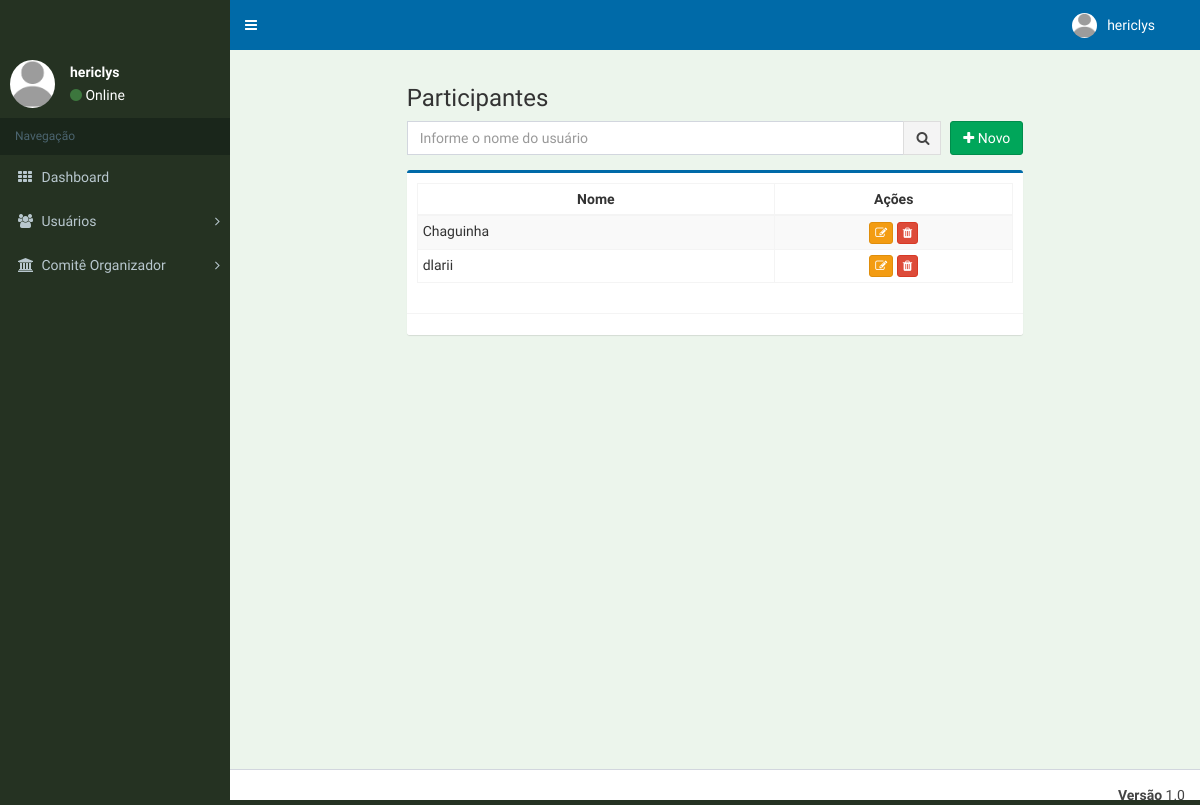
The app's page /accounts/participant/list/ (signed in) with its own data.
### accounts/models.py (models this page shows, shortened)
class AuditModel(models.Model):
    created_on = models.DateTimeField('Criado em', auto_now_add=True)
    updated_on = models.DateTimeField('Autalizado em', auto_now=True)
    class Meta:
        abstract = True

class User(AbstractBaseUser, PermissionsMixin, AuditModel):
    username = models.CharField(
        'Usuário', max_length=255, default=uuid.uuid4, unique=True, validators=[
            validators.RegexValidator(
                re.compile('^[\w.@+-]+$'),
                'Informe um nome de usuário válido. '
                'Este valor deve conter apenas letras, números '
                'e os caracteres: @/./+/-/_ .'
                , 'invalid'
            )
        ], help_text='Um nome curto que será usado para identificá-lo de forma única na plataforma'
    )
    name = models.CharField('Nome', max_length=100, blank=False, null=False)
    email = models.EmailField('E-mail',max_length=255,unique=True, blank=False, null=False)
    is_staff = models.BooleanField('Equipe', default=False)
    is_active = models.BooleanField('Ativo', default=True)
    is_superuser = models.BooleanField('Super-Usuário', default=False)
    date_joined = models.DateTimeField('Data de Entrada', auto_now_add=True)
    cpf = models.CharField('CPF', max_length=14, blank=True, null=True)
    MALE = 'M'
    FEMALE = 'F'
    SEX_CHOICES = ((MALE, 'Masculino'), (FEMALE, 'Feminino'),)
    sex = models.CharField('Sexo', max_length=1, choices=SEX_CHOICES, default=FEMALE)
    phone = models.CharField('Celular', max_length=16, blank=True, null=True)
    is_whatsapp = models.BooleanField('O celular é WhatsApp?', default=False)
    avatar = ThumbnailerImageField(
        upload_to="avatar",
        blank=True,
        resize_source=dict(size=(215, 215), crop=True)
    )
    objects = UserManager()
    EMAIL_FIELD = 'email'
    USERNAME_FIELD = 'username'
    REQUIRED_FIELDS = ['email']
    class Meta:
        verbose_name = 'Usuário'
        verbose_name_plural = 'Usuários'
        ordering = ['name']

### accounts/views.py (the view)
# urls.py: path('participant/list/', ListUser.as_view(), name='list_user'),
@method_decorator(login_required, name='dispatch')
class ListUser(ListView):
    model = User
    http_method_names = ['get']
    template_name = 'accounts/list.html'
    context_object_name = 'users'
    paginate_by = 25
    def get_queryset(self):
        if self.request.user.is_superuser:
            self.queryset = User.objects.filter(is_superuser=False)
        if self.request.GET.get('search_box', False):
            self.queryset=self.queryset.filter(name__icontains = self.request.GET['search_box'])
        return self.queryset
    def get_context_data(self, **kwargs):
        _super = super(ListUser, self)
        context = _super.get_context_data(**kwargs)
        adjacent_pages = 3
        page_number = context['page_obj'].number
        num_pages = context['paginator'].num_pages
        startPage = max(page_number - adjacent_pages, 1)
        if startPage <= 5:
            startPage = 1
        endPage = page_number + adjacent_pages + 1
        if endPage >= num_pages - 1:
            endPage = num_pages + 1
        page_numbers = [n for n in range(startPage, endPage) \
            if n > 0 and n <= num_pages]
        context.update({
        'page_numbers': page_numbers,
        'show_first': 1 not in page_numbers,
        'show_last': num_pages not in page_numbers,
            })
        return context

### core/templatetags/pagination.py (called while the page is built)
@register.inclusion_tag('pagination.html')
def pagination(request, paginator, page_obj, page_numbers, show_first, show_last):
    context = {}
    context['paginator'] = paginator
    context['request'] = request
    context['page_obj'] = page_obj
    context['page_numbers'] = page_numbers
    context['show_first'] = show_first
    context['show_last'] = show_last
    """
        var getvars
        copio as variaveis do GET

    """
    getvars = request.GET.copy()
    if 'page' in getvars:
        del getvars['page']
    if len(getvars) > 0:
        context['getvars'] = '&{0}'.format(getvars.urlencode())
    else:
        context['getvars'] = ''
    return context

### accounts/templates/accounts/list.html (shortened to what this page needs)
{% extends 'base.html' %}
{% load staticfiles %}
{% load pagination %}
{% block body %}
<section class="content-header">
	<div class="row">
    {% if request.resolver_match.url_name == 'list_user_admin' %}
		<h3 class="col-md-8 col-md-offset-2">Administradores</h3>
    {% else %}
		<h3 class="col-md-8 col-md-offset-2">Participantes</h3>
    {% endif %}
	</div>
	<div class="row">
		<div class="col-md-7 col-xs-9 col-sm-9 col-md-offset-2">
			<form class="form-horizontal" action="." method="get">
				<div class="input-group">
					<input id="search_box" name="search_box" type="text" placeholder="Informe o nome do usuário" class="form-control" autofocus="true" value="{{ request.GET.search_box }}">
					<span class="input-group-btn">
						<button type="submit" class="btn btn-default form-control" title="Clique para realizar a pesquisar">
							<i class="fa fa-search" aria-hidden="true"></i>
						</button>
					</span>
				</div>
			</form>
		</div>
		<div class="col-md-1 col-xs-3 col-sm-3">
			{% if request.resolver_match.url_name == 'list_user_admin' %}
				<a class="btn btn-success pull-right " href="{% url 'accounts:add_user_admin' %}">
					<i class="fa fa-plus" aria-hidden="true"></i>
					Novo
				</a>
			{% else %}
				<a class="btn btn-success pull-right " href="{% url 'accounts:add_user' %}">
					<i class="fa fa-plus" aria-hidden="true"></i>
					Novo
				</a>
			{% endif %}
		</div>
	</div>
</section>
<div id="listItems" class="content">
	<div class="row">
		<div class="col-md-8 col-md-offset-2">
			<div class="box box-primary">
				<div class="box-body">
					{% if object_list.count > 0 %}
					<div class="table-responsive">
						<table class="table table-hover table-condensed table-bordered table-striped">
							<thead>
								<tr class="text-center">
									<th class="text-center" width="30%">Nome</th>
									<th class="text-center" width="20%">Ações</th>
								</tr>
							</thead>
							<tbody>
								{% for user in object_list %}
								<tr>
									<td>{{ user.name }}</td>
									<td class="text-center">
											<a class="btn btn-warning btn-xs" title="Editar" href="{% url 'accounts:edit_user' user.id %}">
												<i class="fa fa-edit" aria-hidden="true"></i>
											</a>
											<a href="#" class="btn btn-danger btn-xs deleteItem" title="Remover" data-toggle="modal" data-id="{{ user.id }}" >
												<i class="fa fa-trash" aria-hidden="true"></i>
											</a>
									</td>
								</tr>
								{% endfor %}
							</tbody>
						</table>
					</div>
					{% else %}
					<div class="cent">
						<h4>
							<b>Nenhum usuário encontrado.</b>
						</h4>
					</div>
					{% endif %}
				</div>
				<div class="box-footer clearfix">
						{% pagination request paginator page_obj page_numbers show_first show_last %}
				</div>
			</div>
		</div>
	</div>
</div>
{% endblock %}

### core/templates/base.html (shortened to what this page needs)
{% load staticfiles %}
<!DOCTYPE html>
<html lang="pt-br">
<head>
	<link rel="stylesheet" href="{% static 'css/bootstrap.min.css' %}">
	<link rel="stylesheet" href="{% static 'css/font-awesome.min.css' %}">
	<link rel="stylesheet" href="{% static 'css/AdminLTE.min.css' %}">
  	<link rel="stylesheet" href="{% static 'css/skins/_all-skins.min.css' %}">
  	<link rel="stylesheet" href="{% static 'css/sweetalert.css' %}" />
  	<link rel="stylesheet" type="text/css" href="{% static 'css/bootstrap-datepicker.css' %}">
  	<link rel="stylesheet" type="text/css" href="{% static 'css/style.css' %}">
 	<link rel="stylesheet" type="text/css" href="{% static 'css/lightbox.css' %}">
  	<link rel="stylesheet" type="text/css" href="{% static 'css/bootstrap-datetimepicker.css' %}">
</head>
<body class="hold-transition skin-blue sidebar-mini">
	<div class="wrapper">
		<header class="main-header">
			<nav class="navbar navbar-static-top">
				<a href="#" class="sidebar-toggle" data-toggle="push-menu" role="button">
				</a>
				<div class="navbar-custom-menu">
					<ul class="nav navbar-nav">
						<li class="dropdown user user-menu">
							<a href="#" class="dropdown-toggle" data-toggle="dropdown">
								{% if request.user.avatar %}
			                        <img src="{{ request.user.avatar.url }}" class="user-image" alt="" />
			                    {% else %}
			                        <img src="{% static 'img/avatar.png' %}" class="user-image" alt="User Image">
			                    {% endif %}
								<span class="hidden-xs">{{ request.user.username }}</span>
							</a>
						</li>
						<li>
							<a href="#" data-toggle="control-sidebar"></i></a>
						</li>
					</ul>
				</div>
			</nav>
		</header>
		<aside class="main-sidebar">
			<section class="sidebar">
				<div class="user-panel">
					<div class="pull-left image">
						{% if request.user.avatar %}
	                        <img src="{{ request.user.avatar.url }}" class="user-image img-circle" alt="" />
	                    {% else %}
	                        <img src="{% static 'img/avatar.png' %}" class="img-circle" alt="User Image">
	                    {% endif %}
					</div>
					<div class="pull-left info">
						<p>{{ request.user.username }}</p>
						<i class="fa fa-circle text-success"></i> Online</a>
					</div>
				</div>
				<ul class="sidebar-menu" data-widget="tree">
					{% if request.user.is_superuser %}
						{% include "menu_admin.html" %}
					{% elif request.user.is_evaluation_committee %}
						{% include "menu_manager.html" %}
					{% else %}
						{% include "menu_participants.html" %}
					{% endif %}
				</ul>
			</section>
		</aside>
		<div class="content-wrapper">
			{% block body %}
			{% endblock %}
		</div>
		<footer class="main-footer noprint">
			<div class="pull-right hidden-xs">
				<b>Versão</b> 1.0
			</div>
		</footer>
	</div>
</body>
</html>

### records on screen
User: user.username "hericlys"
User: name "Chaguinha"
User: name "dlarii"
